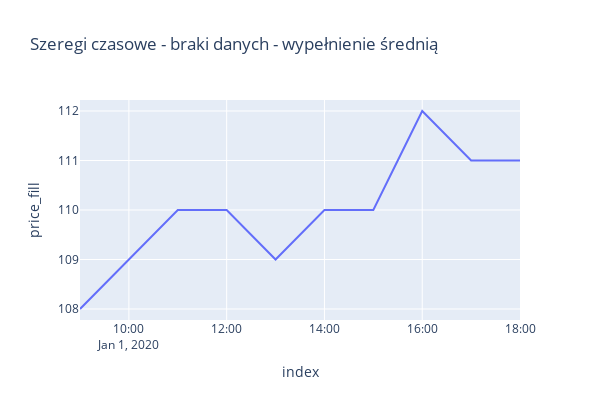

Notebook cell for this chart:
### Markdown cell above
### Wypełnienie średnią

### Code cell
df_plotly = df.reset_index()
df_plotly["price_fill"] = df_plotly["price"].fillna(df_plotly['price'].mean())
px.line(df_plotly, 'index', 'price_fill', width=600, height=400, title='Szeregi czasowe - braki danych - wypełnienie średnią')

### Figure 1 — Plotly figure (JSON) as saved in the notebook; plotly's stock layout.template omitted (floating-point values rounded to 4 significant figures)
{"data": [{"hovertemplate": "index=%{x}<br>price_fill=%{y}<extra></extra>", "legendgroup": "", "line": {"color": "#636efa", "dash": "solid"}, "marker": {"symbol": "circle"}, "mode": "lines", "name": "", "orientation": "v", "showlegend": false, "type": "scatter", "x": ["2020-01-01T09:00:00.000000000", "2020-01-01T10:00:00.000000000", "2020-01-01T11:00:00.000000000", "2020-01-01T12:00:00.000000000", "2020-01-01T13:00:00.000000000", "2020-01-01T14:00:00.000000000", "2020-01-01T15:00:00.000000000", "2020-01-01T16:00:00.000000000", "2020-01-01T17:00:00.000000000", "2020-01-01T18:00:00.000000000"], "xaxis": "x", "y": [108.0, 109.0, 110.0, 110.0, 109.0, 110.0, 110.0, 112.0, 111.0, 111.0], "yaxis": "y"}], "layout": {"height": 400, "legend": {"tracegroupgap": 0}, "title": {"text": "Szeregi czasowe - braki danych - wypełnienie średnią"}, "width": 600, "xaxis": {"anchor": "y", "domain": [0, 1], "title": {"text": "index"}}, "yaxis": {"anchor": "x", "domain": [0, 1], "title": {"text": "price_fill"}}}}
